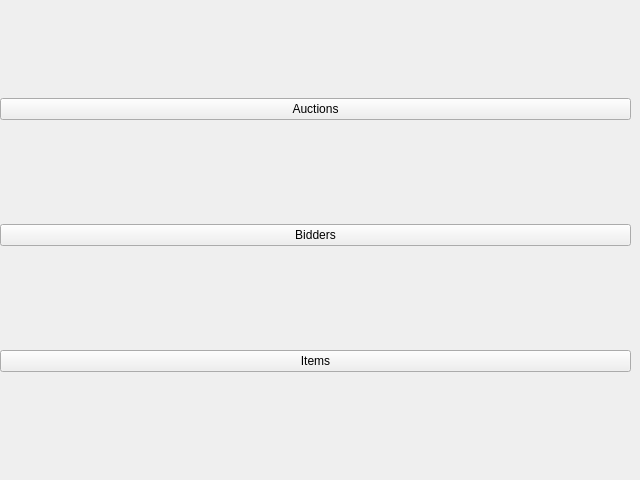
<?xml version="1.0" encoding="UTF-8"?>
<ui version="4.0">
 <class>adminStartWindow</class>
 <widget class="QMainWindow" name="adminStartWindow">
  <property name="geometry">
   <rect>
    <x>0</x>
    <y>0</y>
    <width>640</width>
    <height>480</height>
   </rect>
  </property>
  <property name="windowTitle">
   <string>Start</string>
  </property>
  <widget class="QWidget" name="centralwidget">
   <widget class="QWidget" name="verticalLayoutWidget">
    <property name="geometry">
     <rect>
      <x>0</x>
      <y>0</y>
      <width>631</width>
      <height>471</height>
     </rect>
    </property>
    <layout class="QVBoxLayout" name="verticalLayout">
     <item>
      <widget class="QPushButton" name="auctionButton">
       <property name="text">
        <string>Auctions</string>
       </property>
      </widget>
     </item>
     <item>
      <widget class="QPushButton" name="biddersButton">
       <property name="text">
        <string>Bidders</string>
       </property>
      </widget>
     </item>
     <item>
      <widget class="QPushButton" name="itemsButton">
       <property name="text">
        <string>Items</string>
       </property>
      </widget>
     </item>
    </layout>
   </widget>
  </widget>
 </widget>
 <resources/>
 <connections/>
</ui>
